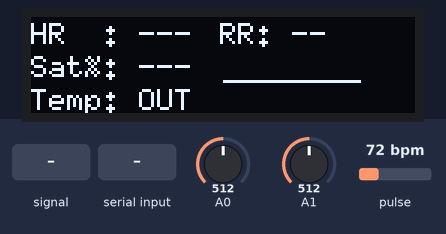
Recording of a sketch running on a simulated Arduino Mega 2560, built with avr-gcc and run on an emulated ATmega2560. Shown: 128×32 one-colour display. The test bench sets the inputs (shaded band); at power-on: pulse 72 bpm, A0 = 512, A1 = 512. What the sketch prints to the serial monitor is not drawn.

Above: at 4.3 s.
4.4 s: A0 fed a 1000 Hz sine of ±255 counts around its level
At 4.84 s:
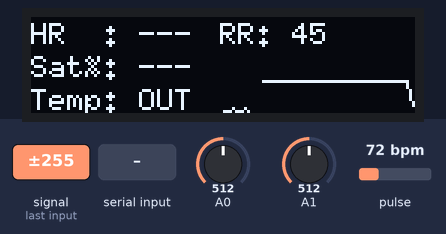
6.0 s: pulse set to 42 bpm
At 6.82 s:
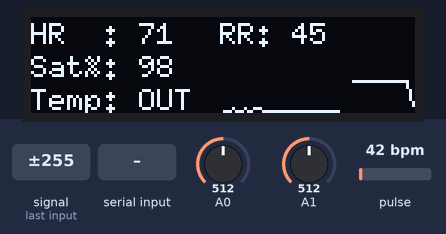
8.2 s: A0 set to 11
At 8.53 s:
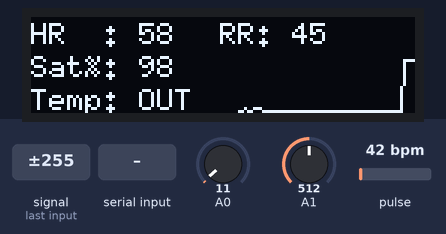
9.7 s: A0 set to 8
11.2 s: "HR_MIN\n" received over Serial
At 12.89 s:
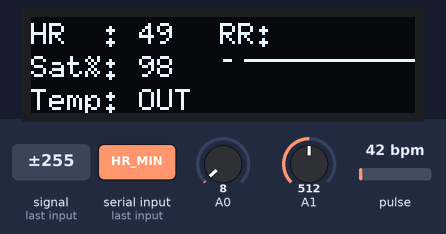
14.2 s: A1 set to 0
At 16.98 s:
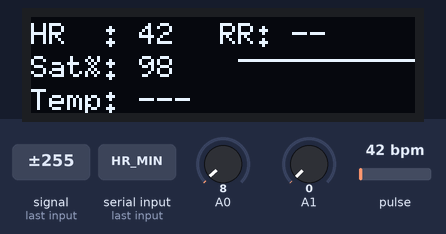

The sketch:

Py_Vital-Signs.ino
```cpp
/**
 * @file    Py_Vital-Signs.ino
 * PROJECT: Vital-signs monitor
 * @version 1.0
 * @author  Flávio Mourão — Mar, 2026
 * @updated Oct, 2026
 *
 * ═══════════════════════════════════════════════════════════════════════════════
 * MODULE RESPONSIBILITY
 * ═══════════════════════════════════════════════════════════════════════════════
 * Handles two independent communication paths on Serial0 (USB, 115200 baud):
 *
 *   OUTBOUND (Arduino → Python, 100 Hz):
 *     JSON stream of all physiological variables + millis() timestamp.
 *     Format: {"hr":N,"sp":N,"rr":N,"pz":N,"t":N,"ir":N,"ts":N}
 *       ir = latest MAX30102 FIFO sample at serialisation time (a sample can
 *            repeat, ~10 % of packets, when loop() is late); ts = millis().
 *
 *   INBOUND (Python → Arduino, on demand):
 *     Configuration commands from the Python Settings panel.
 *     Set:  SOH(0x01) + {"cmd":"set","key":"PARAM","val":VALUE}\n
 *     Get:  SOH(0x01) + {"cmd":"get"}\n
 *     ACK:  {"ack":"PARAM","val":APPLIED_VALUE}
 *     NAK:  {"nak":"reason"}
 *
 * ═══════════════════════════════════════════════════════════════════════════════
 * SOH HANDSHAKE PROTOCOL
 * ═══════════════════════════════════════════════════════════════════════════════
 * The Python side prefixes every command with SOH (0x01, Start of Header).
 * When the Arduino receives SOH, it immediately sets cmdInProgress = true,
 * halting the outbound 100 Hz stream. This prevents data bytes from
 * interleaving with the incoming command and corrupting key extraction.
 *
 * After the command '\n' is received, the ACK/NAK is sent and the outbound
 * stream resumes. Total command window: ~5–10 ms per parameter (the Python
 * side additionally waits 60 ms after SOH so the packet in flight finishes).
 *
 * The Python side uses a queue.Queue (same pattern as conditioning_setup_dark.py):
 * all serial writes happen inside SerialThread.run() — never from the main Qt
 * thread — so there is no concurrent port access.
 *
 * ═══════════════════════════════════════════════════════════════════════════════
 * CONFIGURABLE PARAMETERS (via Python Settings panel)
 * ═══════════════════════════════════════════════════════════════════════════════
 * Key            Module                    Variable
 * ─────────────────────────────────────────────────────────────────────────────
 * HR_MIN         surgery_monitor_MAX30102  g_HR_MIN_BPM
 * HR_MAX         surgery_monitor_MAX30102  g_HR_MAX_BPM
 * HR_OUTLIER     surgery_monitor_MAX30102  g_HR_OUTLIER_FRAC
 * SPO2_MIN       surgery_monitor_MAX30102  g_SPO2_MIN_VALID
 * DECIM_RATIO    surgery_monitor_MAX30102  g_DECIM_RATIO
 * LED            surgery_monitor_MAX30102  g_LED_BRIGHTNESS  (reruns sensor setup)
 * ADC_RANGE      surgery_monitor_MAX30102  g_ADC_RANGE       (reruns sensor setup)
 * SAMPLE_AVG     surgery_monitor_MAX30102  g_SAMPLE_AVERAGE  (reruns sensor setup)
 * CALIB_SWING    surgery_monitor           g_CALIB_MIN_SWING
 * THRESH_INSP    surgery_monitor           g_THRESH_INSP_FRAC
 * THRESH_EXP     surgery_monitor           g_THRESH_EXP_FRAC
 * TEMP_MIN       surgery_monitor           g_TEMP_MIN_C
 * TEMP_MAX       surgery_monitor           g_TEMP_MAX_C
 *
 * PULSE_WIDTH   surgery_monitor_MAX30102  g_PULSE_WIDTH     (reruns sensor setup)
 *
 * All parameters are saved to EEPROM on change and restored on power-up.
 * See surgery_monitor_MAX30102.ino for the EEPROM memory map.
 *
 * ═══════════════════════════════════════════════════════════════════════════════
 * TIMING AND LOAD  (debug orientation)
 * ═══════════════════════════════════════════════════════════════════════════════
 * - At most ONE packet is sent per loop() iteration, so the stream can only
 *   reach 100 packets/s if loop() runs well below 10 ms. A slow loop shows up
 *   as a low packet rate and as "fs ≈ N Hz" in the Python IR filter bar.
 * - The schedule starts at millis() in py_vital_signs_init() and resynchronises
 *   after a stall (bounded catch-up): there are no bursts of back-to-back
 *   packets with duplicated IR and 1–3 ms timestamp spacing.
 * - Load: ~80 B/packet x 100 Hz = ~8 kB/s, ~70 % of 115200 baud (~11.5 kB/s).
 *   Serial.print blocks once the 64 B TX buffer is full; if packets are lost,
 *   raise the baud rate here (Serial.begin in surgery_monitor.ino) and in
 *   Py_VitalSigns_DAQ.py together (250000 or 500000).
 * - Opening the serial port resets the board (splash 3 s + init): a rate test
 *   that includes the first ~3.5 s reads ~80 pkt/s even if the stream is 98 Hz.
 *   Judge the rate from the "ts" spacing (median 10 ms, p95 ~14 ms).
 * - Any non-JSON text printed on Serial0 (boot messages, debug) is ignored by
 *   the Python DAQ but counts as a "bad line" in serial_rate_test.py.
 */

#include <Arduino.h>

// ── External variables ────────────────────────────────────────────────────────
// Defined in other .ino files; merged by the Arduino IDE before compiling.

extern volatile int   respRate;      // Respiratory rate (rpm)   — surgery_monitor.ino
extern volatile int   adcDisplay;    // Filtered piezo ADC value — surgery_monitor.ino
extern float          tempCelsius;   // Core temperature (°C)    — surgery_monitor.ino
extern int            heartRate;     // Heart rate (BPM)         — surgery_monitor_MAX30102.ino
extern int            spO2;          // Oxygen saturation (%)    — surgery_monitor_MAX30102.ino
extern uint32_t       max30102_getIR();

// Parameter dispatch functions — defined in their respective modules.
extern bool max30102_set_param(const String& key, float value);
extern bool monitor_set_param(const String& key, float value);

// All mutable g_* parameters — declared extern here for _send_all_params().
extern float    g_HR_MIN_BPM;
extern float    g_HR_MAX_BPM;
extern float    g_HR_OUTLIER_FRAC;
extern uint8_t  g_SPO2_MIN_VALID;
extern uint8_t  g_DECIM_RATIO;
extern uint8_t  g_LED_BRIGHTNESS;
extern uint8_t  g_SAMPLE_AVERAGE;
extern uint32_t g_ADC_RANGE;
extern uint16_t g_PULSE_WIDTH;
extern int      g_CALIB_MIN_SWING;
extern float    g_THRESH_INSP_FRAC;
extern float    g_THRESH_EXP_FRAC;
extern float    g_TEMP_MIN_C;
extern float    g_TEMP_MAX_C;


// ── Outbound stream timing ────────────────────────────────────────────────────

static const uint8_t  INTERVAL_USB_MS = 10;   // 100 Hz outbound rate
static unsigned long  timerUSB        = 0;


// ── Inbound command parser state ──────────────────────────────────────────────
// cmdInProgress: true from SOH receipt until '\n' is processed.
// While true, the outbound stream is suppressed to prevent interleaving.

static const uint8_t CMD_BUF_SIZE = 96;
static char          cmdBuffer[CMD_BUF_SIZE];
static uint8_t       cmdLen        = 0;
static bool          cmdInProgress = false;


// ════════════════════════════════════════════════════════════════════════════
//  _send_ack_val()
//  Emits one {"ack":"KEY","val":VALUE} line for _send_all_params().
// ════════════════════════════════════════════════════════════════════════════

static void _send_ack_val(const char* key, float val)
{
    Serial.print(F("{\"ack\":\""));
    Serial.print(key);
    Serial.print(F("\",\"val\":"));
    Serial.print(val, 4);
    Serial.println(F("}"));
}


// ════════════════════════════════════════════════════════════════════════════
//  _send_all_params()
//  Called when Python sends {"cmd":"get"} immediately after connecting.
//  Responds with all current g_* values as individual ACK-format packets
//  so the Python Settings dialog can populate its param_cache with real
//  firmware values rather than hardcoded defaults.
// ════════════════════════════════════════════════════════════════════════════

static void _send_all_params()
{
    _send_ack_val("HR_MIN",      g_HR_MIN_BPM);
    _send_ack_val("HR_MAX",      g_HR_MAX_BPM);
    _send_ack_val("HR_OUTLIER",  g_HR_OUTLIER_FRAC);
    _send_ack_val("SPO2_MIN",    (float)g_SPO2_MIN_VALID);
    _send_ack_val("DECIM_RATIO", (float)g_DECIM_RATIO);
    _send_ack_val("LED",         (float)g_LED_BRIGHTNESS);
    _send_ack_val("ADC_RANGE",   (float)g_ADC_RANGE);
    _send_ack_val("SAMPLE_AVG",  (float)g_SAMPLE_AVERAGE);
    _send_ack_val("PULSE_WIDTH", (float)g_PULSE_WIDTH);
    _send_ack_val("CALIB_SWING", (float)g_CALIB_MIN_SWING);
    _send_ack_val("THRESH_INSP", g_THRESH_INSP_FRAC);
    _send_ack_val("THRESH_EXP",  g_THRESH_EXP_FRAC);
    _send_ack_val("TEMP_MIN",    g_TEMP_MIN_C);
    _send_ack_val("TEMP_MAX",    g_TEMP_MAX_C);
}


// ════════════════════════════════════════════════════════════════════════════
//  _parse_and_apply()
//  Parses the accumulated cmdBuffer and dispatches to set_param().
//  Sends ACK or NAK before the next outbound data packet.
//
//  Handles two command types:
//    {"cmd":"get"}                        — report all current g_* values
//    {"cmd":"set","key":"K","val":V}      — update one parameter
//
//  Parser uses char[] only — no String heap allocation — to avoid heap
//  fragmentation that corrupts adjacent static buffers at 100 Hz stream rate.
//  A single String(keyBuf) allocation is made only for the set_param dispatch
//  interface; it is freed before the next command arrives.
// ════════════════════════════════════════════════════════════════════════════

static void _parse_and_apply(const char* buf)
{
    // ── {"cmd":"get"} ─────────────────────────────────────────────────────────
    if (strstr(buf, "\"cmd\":\"get\"")) {
        _send_all_params();
        return;
    }

    // ── Extract key ───────────────────────────────────────────────────────────
    const char* ks = strstr(buf, "\"key\":\"");
    if (!ks) { Serial.println(F("{\"nak\":\"no_key\"}")); return; }
    ks += 7;   // skip past: "key":"
    const char* ke = strchr(ks, '"');
    if (!ke)  { Serial.println(F("{\"nak\":\"bad_key\"}")); return; }

    char    keyBuf[32];
    uint8_t keyLen = (uint8_t)(ke - ks);
    if (keyLen >= sizeof(keyBuf)) { Serial.println(F("{\"nak\":\"key_too_long\"}")); return; }
    strncpy(keyBuf, ks, keyLen);
    keyBuf[keyLen] = '\0';

    // ── Extract val ───────────────────────────────────────────────────────────
    const char* vs = strstr(buf, "\"val\":");
    if (!vs) { Serial.println(F("{\"nak\":\"no_val\"}")); return; }
    float val = atof(vs + 6);

    // ── Dispatch ──────────────────────────────────────────────────────────────
    String key = String(keyBuf);
    bool ok = max30102_set_param(key, val) || monitor_set_param(key, val);

    if (ok) {
        Serial.print(F("{\"ack\":\""));
        Serial.print(keyBuf);
        Serial.print(F("\",\"val\":"));
        Serial.print(val, 4);
        Serial.println(F("}"));
    } else {
        Serial.print(F("{\"nak\":\"unknown_"));
        Serial.print(keyBuf);
        Serial.println(F("\"}"));
    }
}


// ════════════════════════════════════════════════════════════════════════════
//  py_vital_signs_init()
//  Called once from setup() in surgery_monitor.ino.
// ════════════════════════════════════════════════════════════════════════════

void py_vital_signs_init()
{
    cmdLen        = 0;
    cmdInProgress = false;
    memset(cmdBuffer, 0, sizeof(cmdBuffer));
    // Start the 100 Hz schedule from "now". With timerUSB = 0 and millis()
    // already at ~3500 ms (splash screen + init), the catch-up scheduler below
    // would fire ~350 packets back-to-back right after boot.
    timerUSB = millis();
    Serial.println(F("[OK] USB stream ready — 100 Hz outbound | inbound cmd parser active."));
}


// ════════════════════════════════════════════════════════════════════════════
//  py_vital_signs_update()
//  Called every loop() iteration from surgery_monitor.ino. Non-blocking.
//
//  Step 1 — Inbound: drain Serial receive buffer one byte at a time.
//           SOH sets cmdInProgress and suppresses outbound until '\n'.
//  Step 2 — Outbound: emit 100 Hz JSON packet if not in command mode.
// ════════════════════════════════════════════════════════════════════════════

void py_vital_signs_update()
{
    // ── Step 1: Inbound parser ────────────────────────────────────────────────
    while (Serial.available() > 0) {
        char c = (char)Serial.read();

        if (c == '\x01') {
            // SOH: start of command. Halt outbound stream and reset buffer.
            cmdInProgress = true;
            cmdLen        = 0;
            memset(cmdBuffer, 0, sizeof(cmdBuffer));

        } else if (c == '\n') {
            // End of command line — process and resume outbound.
            cmdBuffer[cmdLen] = '\0';
            if (cmdLen > 2) _parse_and_apply(cmdBuffer);
            cmdLen        = 0;
            cmdInProgress = false;

        } else if (c != '\r' && cmdInProgress) {
            // Accumulate command bytes (only after SOH).
            if (cmdLen < CMD_BUF_SIZE - 1) {
                cmdBuffer[cmdLen++] = c;
            } else {
                // Buffer overflow — discard and reset.
                cmdLen        = 0;
                cmdInProgress = false;
            }
        }
        // Bytes received before SOH are silently discarded.
    }

    // ── Step 2: Outbound 100 Hz JSON stream ──────────────────────────────────
    // Suppressed while a command is in progress to prevent outbound bytes
    // from entering the Python receive buffer and corrupting ACK parsing.
    if (cmdInProgress) return;

    const unsigned long nowMs = millis();
    if (nowMs - timerUSB < INTERVAL_USB_MS) return;
    timerUSB += INTERVAL_USB_MS;
    // Bounded catch-up: after a stall longer than one extra interval (long
    // loop iteration, command handling) resynchronise instead of sending a
    // burst of back-to-back packets. A burst would carry the same IR sample
    // many times with timestamps only 1-3 ms apart, which corrupts the PSD.
    if (nowMs - timerUSB >= INTERVAL_USB_MS) timerUSB = nowMs;

    // Atomic snapshot of ISR-written volatile variables.
    noInterrupts();
    const int safeRR    = respRate;
    const int safePiezo = adcDisplay;
    interrupts();

    // heartRate, spO2, tempCelsius are written only from main loop tasks —
    // no ISR writes them, so no critical section is needed here.
    const float safeTemp = tempCelsius;

    // Manual JSON serialisation — avoids ArduinoJson heap allocation.
    Serial.print(F("{\"hr\":"));  Serial.print(heartRate);
    Serial.print(F(",\"sp\":"));  Serial.print(spO2);
    Serial.print(F(",\"rr\":"));  Serial.print(safeRR);
    Serial.print(F(",\"pz\":"));  Serial.print(safePiezo);
    Serial.print(F(",\"t\":"));
    if (safeTemp >= g_TEMP_MIN_C && safeTemp <= g_TEMP_MAX_C) {
        Serial.print(safeTemp, 1);
    } else {
        Serial.print(0);   // Sentinel: probe disconnected or out of range.
    }
    Serial.print(F(",\"ir\":"));  Serial.print(max30102_getIR());
    Serial.print(F(",\"ts\":"));  Serial.print(nowMs);
    Serial.println(F("}"));
}
```

heartRate.h
```cpp
/*
 Optical Heart Rate Detection (PBA Algorithm)
 By: Nathan Seidle
 SparkFun Electronics
 Date: October 2nd, 2016

 Given a series of IR samples from the MAX30105 we discern when a heart beat is occurring

 Let's have a brief chat about what this code does. We're going to try to detect
 heart-rate optically. This is tricky and prone to give false readings. We really don't
 want to get anyone hurt so use this code only as an example of how to process optical
 data. Build fun stuff with our MAX30105 breakout board but don't use it for actual
 medical diagnosis.

 Excellent background on optical heart rate detection:
 http://www.ti.com/lit/an/slaa655/slaa655.pdf

 Good reading:
 http://www.techforfuture.nl/fjc_documents/mitrabaratchi-measuringheartratewithopticalsensor.pdf
 https://fruct.org/publications/fruct13/files/Lau.pdf

 This is an implementation of Maxim's PBA (Penpheral Beat Amplitude) algorithm. It's been
 converted to work within the Arduino framework.
*/

/* Copyright (C) 2016 Maxim Integrated Products, Inc., All Rights Reserved.
*
* Permission is hereby granted, free of charge, to any person obtaining a
* copy of this software and associated documentation files (the "Software"),
* to deal in the Software without restriction, including without limitation
* the rights to use, copy, modify, merge, publish, distribute, sublicense,
* and/or sell copies of the Software, and to permit persons to whom the
* Software is furnished to do so, subject to the following conditions:
*
* The above copyright notice and this permission notice shall be included
* in all copies or substantial portions of the Software.
*
* THE SOFTWARE IS PROVIDED "AS IS", WITHOUT WARRANTY OF ANY KIND, EXPRESS
* OR IMPLIED, INCLUDING BUT NOT LIMITED TO THE WARRANTIES OF
* MERCHANTABILITY, FITNESS FOR A PARTICULAR PURPOSE AND NONINFRINGEMENT.
* IN NO EVENT SHALL MAXIM INTEGRATED BE LIABLE FOR ANY CLAIM, DAMAGES
* OR OTHER LIABILITY, WHETHER IN AN ACTION OF CONTRACT, TORT OR OTHERWISE,
* ARISING FROM, OUT OF OR IN CONNECTION WITH THE SOFTWARE OR THE USE OR
* OTHER DEALINGS IN THE SOFTWARE.
*
* Except as contained in this notice, the name of Maxim Integrated
* Products, Inc. shall not be used except as stated in the Maxim Integrated
* Products, Inc. Branding Policy.
*
* The mere transfer of this software does not imply any licenses
* of trade secrets, proprietary technology, copyrights, patents,
* trademarks, maskwork rights, or any other form of intellectual
* property whatsoever. Maxim Integrated Products, Inc. retains all
* ownership rights.
*
*/

#if (ARDUINO >= 100)
 #include "Arduino.h"
#else
 #include "WProgram.h"
#endif

bool checkForBeat(int32_t sample);
int16_t averageDCEstimator(int32_t *p, uint16_t x);
int16_t lowPassFIRFilter(int16_t din);
int32_t mul16(int16_t x, int16_t y);
```

Source omitted: spo2_algorithm.h (5357 bytes), surgery_monitor.ino (39527 bytes), rgery_monitor_MAX30102.ino (38824 bytes), gery_monitor_web_server.ino (8990 bytes)
